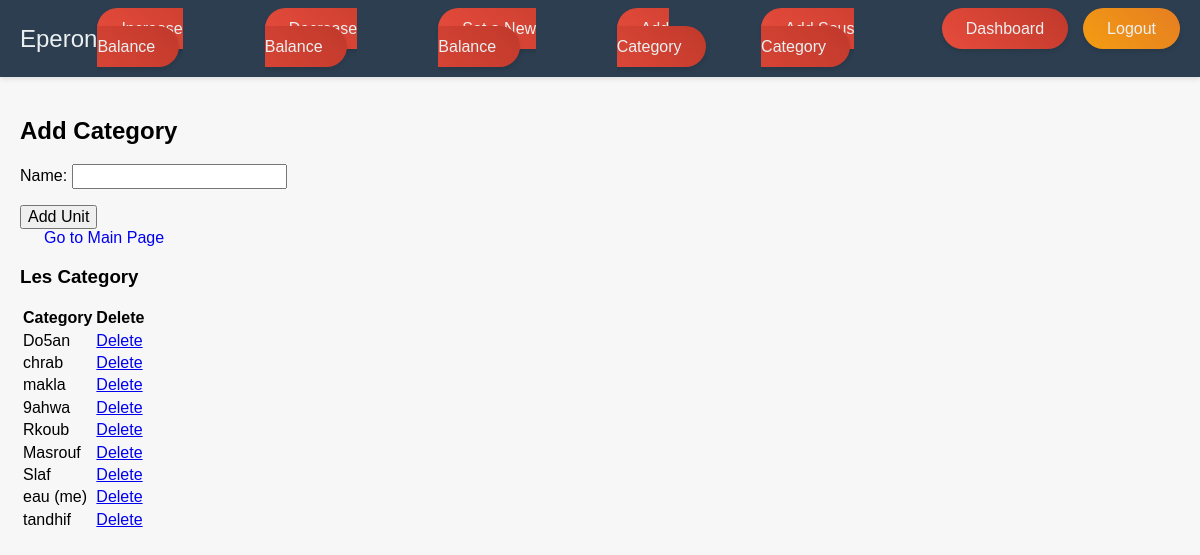
/add_u/ (signed in), run on the app's committed database.
### Main/models.py (models this page shows)
class Categorie(models.Model):
    name = models.CharField(max_length=25)
    user = models.ForeignKey(User, on_delete=models.SET_NULL, null=True, blank=True)

### Main/views.py (the view)
# urls.py: path('add_u/',views.add_unit,name='add_unit'),
@login_required
def add_unit(request):
    if request.method == 'POST':
        form = UnitForm(request.POST)
        if form.is_valid():
            unit = form.save(commit=False)  # Create a unit object without saving to the database
            unit.user = request.user  # Set the user to the currently logged-in user
            unit.save()  # Save the unit with the user
            return redirect('add_unit')  # Replace 'mainpage' with the appropriate URL
    else:
        form = UnitForm()
    categories = Categorie.objects.filter(user=request.user)
    return render(request, 'add_unit.html', {'form': form , 'categories':categories})

### Main/forms.py
class UnitForm(forms.ModelForm):
    class Meta:
        model = Categorie
        fields = ['name']

### templates/add_unit.html (shortened to what this page needs)
{% extends 'base.html' %}
{% block content %}
  <h2>Add Category</h2>
  <form method="post">
    {{ form.as_p }}
    <button type="submit">Add Unit</button>
  </form>
  <a href="{% url 'mainpage' %}" class="btn btn-primary">Go to Main Page</a>
  <h3>Les Category</h3>
  <table>
      <thead>
          <tr>
              <th>Category</th>
              <th>Delete</th>
          </tr>
      </thead>
      <tbody>
          {% for categorie in categories %}
              <tr>
                  <td>{{ categorie.name }}</td>
                  <td><a href="{% url 'delete_categorie' categorie.id %}">Delete</a></td>
              </tr>
          {% endfor %}
      </tbody>
  </table>
{% endblock %}

### Masrouf/static/styles.css (style rules this page uses)
body { font-family: 'Arial', sans-serif; margin: 0; padding: 0; background-color: #f7f7f7; }
.btn { text-decoration: none; padding: 12px 24px; border-radius: 50px; font-size: 16px; cursor: pointer; transition: transform 0.3s ease-in-out, box-shadow 0.3s ease-in-out; }

### data on the page
Categorie: name "Do5an"
Categorie: name "chrab"
Categorie: name "makla"
Categorie: name "9ahwa"
Categorie: name "Rkoub"
Categorie: name "Masrouf"
Categorie: name "Slaf"
Categorie: name "eau (me)"
Categorie: name "tandhif"
